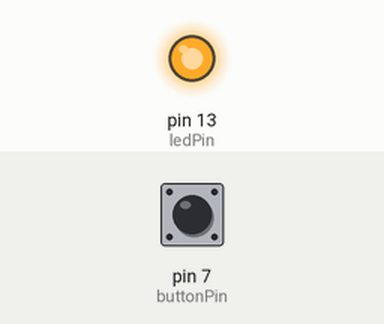
Simulated run of this sketch. Board: Arduino Uno, built with avr-gcc and run on an emulated ATmega328P. Shown: output pins drawn as LEDs (lit = HIGH). The test bench sets the inputs (shaded band); at power-on: pin 7 (buttonPin) HIGH.

Above: at 1.2 s.
1.3 s: pin 7 (buttonPin) pulled LOW for 0.15 s
At 2.5 s:
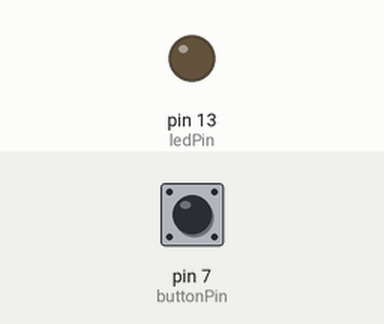
2.9 s: pin 7 (buttonPin) pulled LOW for 1 s
At 4.9 s:
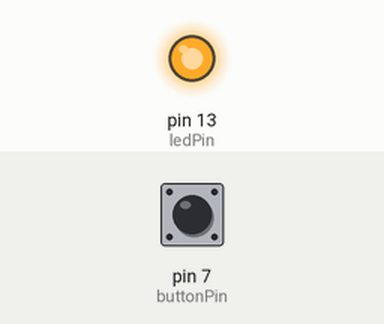
5.4 s: pin 7 (buttonPin) pulled LOW for 3.2 s
At 9.7 s:
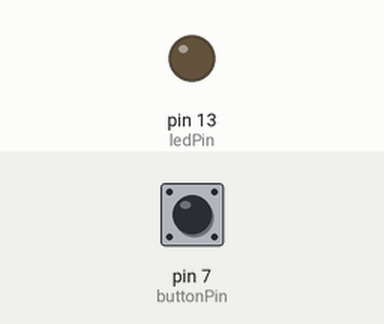
Timing chart, 0 to 11.2 s (numbered marks = the images above; inputs shaded):
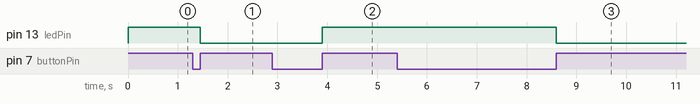

Measured:
- after the input at 1.3 s, pin 13 (ledPin): HIGH → LOW after 0.15 s
- after the input at 2.9 s, pin 13 (ledPin): LOW → HIGH after 1.0 s
- after the input at 5.4 s, pin 13 (ledPin): HIGH → LOW after 3.2 s

The sketch:

LED_Push_Button.ino
```cpp
const unsigned int buttonPin = 7;
const unsigned int ledPin = 13;

int buttonState = 0;
int oldButtonState = LOW;
int ledState = LOW;

void setup() {
  pinMode(ledPin, OUTPUT);
  pinMode(buttonPin, INPUT_PULLUP);
}

void loop() {
  buttonState = digitalRead(buttonPin);

  if (buttonState != oldButtonState &&
      buttonState == HIGH)
  {
    ledState = (ledState == LOW ? HIGH : LOW);
    digitalWrite(ledPin, ledState);
    delay(50);
  }
  oldButtonState = buttonState;
}
```
